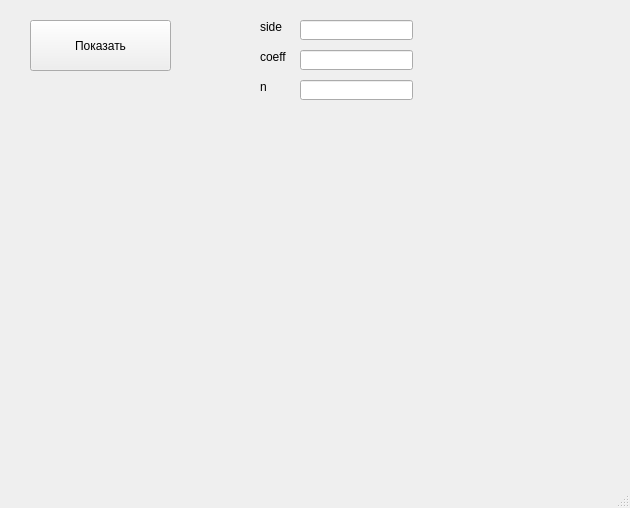
<?xml version="1.0" encoding="UTF-8"?>
<ui version="4.0">
 <class>MainWindow</class>
 <widget class="QMainWindow" name="MainWindow">
  <property name="geometry">
   <rect>
    <x>0</x>
    <y>0</y>
    <width>630</width>
    <height>508</height>
   </rect>
  </property>
  <property name="windowTitle">
   <string>MainWindow</string>
  </property>
  <widget class="QWidget" name="centralwidget">
   <widget class="QPushButton" name="button_show">
    <property name="geometry">
     <rect>
      <x>30</x>
      <y>20</y>
      <width>141</width>
      <height>51</height>
     </rect>
    </property>
    <property name="text">
     <string>Показать</string>
    </property>
   </widget>
   <widget class="QLineEdit" name="edit_side">
    <property name="geometry">
     <rect>
      <x>300</x>
      <y>20</y>
      <width>113</width>
      <height>20</height>
     </rect>
    </property>
   </widget>
   <widget class="QLineEdit" name="edit_coeff">
    <property name="geometry">
     <rect>
      <x>300</x>
      <y>50</y>
      <width>113</width>
      <height>20</height>
     </rect>
    </property>
   </widget>
   <widget class="QLineEdit" name="edit_n">
    <property name="geometry">
     <rect>
      <x>300</x>
      <y>80</y>
      <width>113</width>
      <height>20</height>
     </rect>
    </property>
   </widget>
   <widget class="QLabel" name="label_side">
    <property name="geometry">
     <rect>
      <x>260</x>
      <y>20</y>
      <width>47</width>
      <height>13</height>
     </rect>
    </property>
    <property name="text">
     <string>side</string>
    </property>
   </widget>
   <widget class="QLabel" name="label_coeff">
    <property name="geometry">
     <rect>
      <x>260</x>
      <y>50</y>
      <width>47</width>
      <height>13</height>
     </rect>
    </property>
    <property name="text">
     <string>coeff</string>
    </property>
   </widget>
   <widget class="QLabel" name="label_n">
    <property name="geometry">
     <rect>
      <x>260</x>
      <y>80</y>
      <width>47</width>
      <height>13</height>
     </rect>
    </property>
    <property name="text">
     <string>n</string>
    </property>
   </widget>
   <widget class="QLabel" name="label_show">
    <property name="geometry">
     <rect>
      <x>30</x>
      <y>110</y>
      <width>571</width>
      <height>341</height>
     </rect>
    </property>
    <property name="text">
     <string/>
    </property>
   </widget>
  </widget>
  <widget class="QMenuBar" name="menubar">
   <property name="geometry">
    <rect>
     <x>0</x>
     <y>0</y>
     <width>630</width>
     <height>21</height>
    </rect>
   </property>
  </widget>
  <widget class="QStatusBar" name="statusbar"/>
 </widget>
 <resources/>
 <connections/>
</ui>
